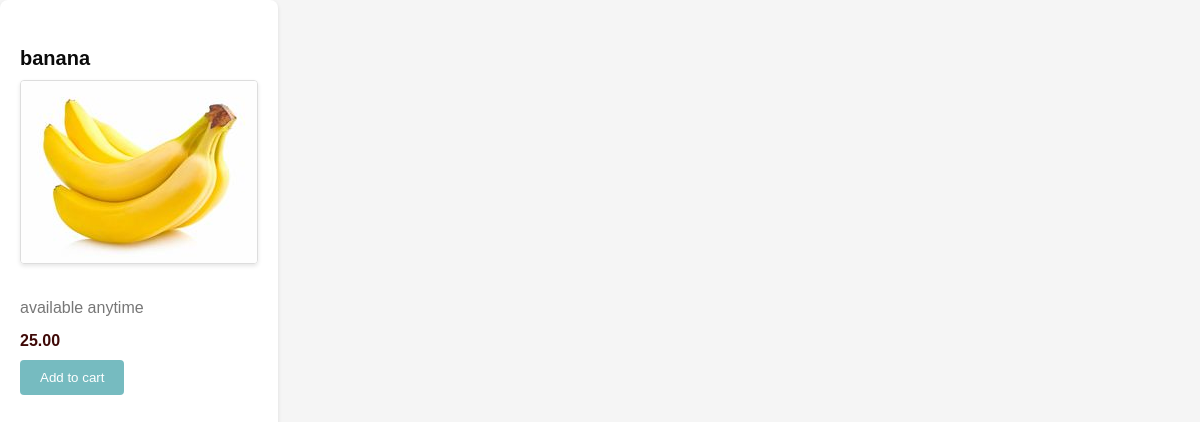
Screenshot of /inventory/product/2/ with the database file from the repository.
### inventory/models.py (models this page shows)
class Product(models.Model):
    name = models.CharField(max_length=32)
    price = models.DecimalField(max_digits=8, decimal_places=2)
    stock = models.PositiveIntegerField()
    image = models.ImageField()
    description = models.TextField()
    date_created = models.DateTimeField(auto_now_add=True)
    date_update = models.DateTimeField(auto_now=True)

### inventory/views.py (the view)
# urls.py: path("product/<int:id>/",product_detail_view,name="product_detail_view"),
def product_detail_view(request,id):
    product = Product.objects.get(id = id)
    return render(request,"inventory/product_detail.html",{"product":product})

### templates/inventory/product_detail.html (shortened to what this page needs)
<!DOCTYPE html>
<html lang="en">
<head>
</head>
<body>
</head>
<div class="details">
    <h4 id="title">{{product.name}}</h4>
    <img src="{{product.image.url}}"/>
    <p>{{product.description}}</p>
    <span>{{product.price}}</span>
    <button id="btn">Add to cart</button>
</div>
</html>

### templates/inventory/product_detail.html (style rules this page uses)
body { font-family: Arial, sans-serif; background-color: #F5F5F5; margin: 0; padding: 0; display: flex; height: 100vh; }
.details { background-color: #fff; border-radius: 8px; padding: 20px; box-shadow: 0 2px 4px rgba(0, 0, 0, 0.1); }
#title { color: #0A0A0A; margin-bottom: 10px; font-size: 20px; text-align: left; }
img { max-width: 100%; height: auto; margin-bottom: 15px; border: 1px solid #ddd; border-radius: 4px; box-shadow: 0 2px 4px rgba(0, 0, 0, 0.1); }
p { color: #777; margin-bottom: 15px; }
span { font-weight: bold; color: #3f0907; display: block; margin-bottom: 10px; }
#btn { background-color: #76bbc0; color: white; border: none; padding: 10px 20px; border-radius: 4px; cursor: pointer; transition: background-color 0.3s ease; }

### rows the page displays
Product: name "banana", image (picture), description "available anytime", price "25.00"
